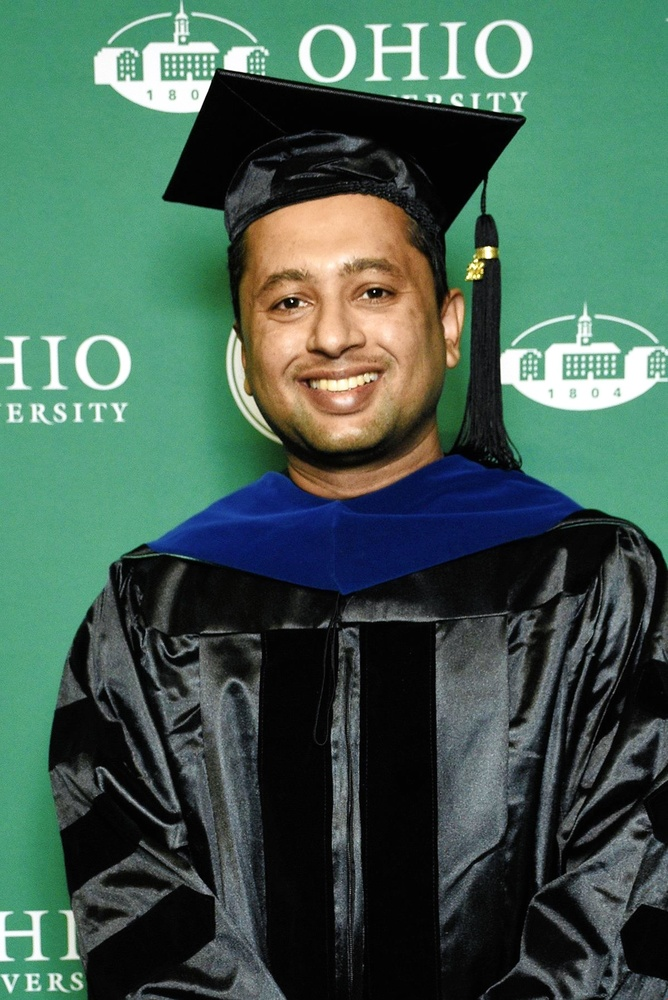
//> input picture FaceDetection_OpenCV/SSubedi.jpg, 668 x 1000 px, shrunk from 2405 x 3600 before the run
$ ./faceDetection   (built with g++ and OpenCV 4)
//> lines starting //> are read from the running program, lines starting //| are printed output that depends on the picture; after the words box and inside, x2 and y2 are one past the last pixel; in counts of white or black regions, pixels touching at a corner belong together
#include <opencv2/opencv.hpp>
#include <iostream>
#include <cstdlib>  // for system()

int main() {

    ////////////////////DOWNLOAD HAARCASCADE MODEL/////////////////////
    //USE THIS SECTION OF CODE TO DOWNLOAD THE HAARCASCADE MODEL DIRECTLY FROM OPENCV
    //Note: If the .xml file already exists, comment lines 7-18
    //+++++++++++++++++++++++++++++++++++++++++++++++++++++++++++++++++

    // // URL of the Haar Cascade file on GitHub
    // std::string url = "https://raw.githubusercontent.com/opencv/opencv/master/data/haarcascades/haarcascade_frontalface_default.xml";
    // std::string filename = "haarcascade_frontalface_default.xml";

    // // Use wget to download the Haar Cascade file
    // std::string command = "wget " + url + " -O " + filename;
    // int result = system(command.c_str());  // Run the wget command in the system shell

    // // Check if the file was successfully downloaded
    // if (result != 0) {
    //     std::cerr << "Failed to download Haar Cascade XML file!" << std::endl;
    //     return -1;
    // }

    // std::cout << "File downloaded successfully!" << std::endl;

    //+++++++++++++++++++++++++++++++++++++++++++++++++++++++++++++++++


    // Load the Haar Cascade model for face detection
    cv::CascadeClassifier face_cascade;
    std::string filename = "haarcascade_frontalface_default.xml";  // Ensure this is the correct path to the XML file

    if (!face_cascade.load(filename)) {
        std::cerr << "Error loading Haar Cascade XML file!" << std::endl;
        return -1;
    }

    // Load a static image (replace with the path to your image)
    cv::Mat image = cv::imread("SSubedi.jpg");  // Change "SSubedi.jpg" to your image path
//> image is the input picture: 1000 rows x 668 cols, CV_8UC3; mean B, G, R 81.9, 94.9, 67.1

    if (image.empty()) {
        std::cerr << "Error: Could not load image!" << std::endl;
        return -1;
    }

    // Convert the image to grayscale for better detection
    cv::Mat img_gray;
    cv::cvtColor(image, img_gray, cv::COLOR_BGR2GRAY);
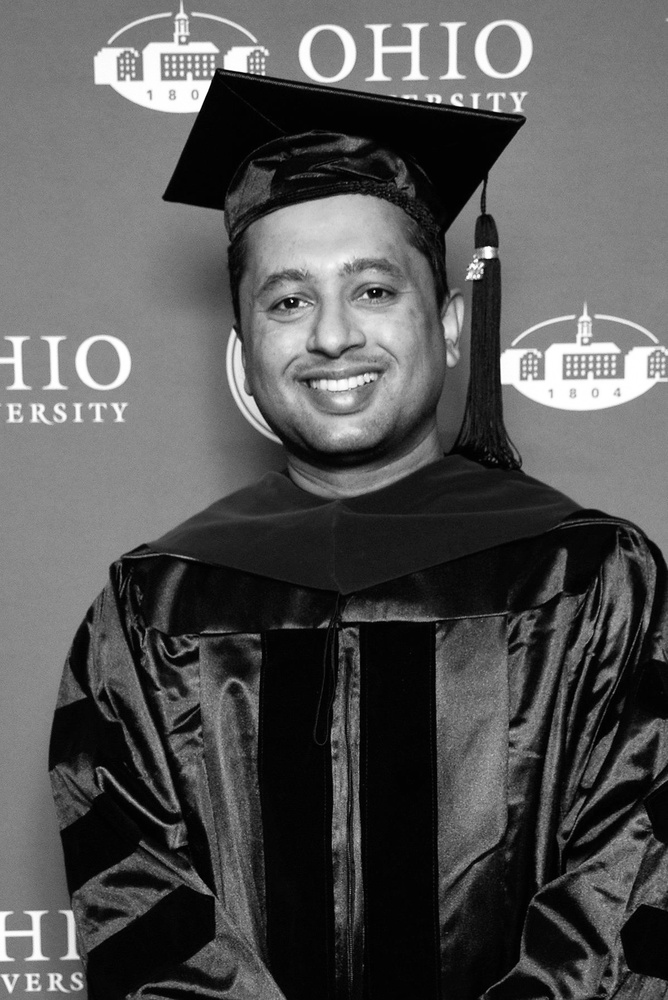
//> img_gray: 1000 rows x 668 cols, CV_8UC1; min 0, max 255, mean 85.1

    // Detect faces in the image
    std::vector<cv::Rect> face_det;
    face_cascade.detectMultiScale(img_gray, face_det);
//> face_det = 2 Rects (x, y, width, height): [41, 734, 81, 81], [218, 206, 232, 232]

    // Draw rectangles around detected faces
    for (size_t i = 0; i < face_det.size(); i++) {
        cv::rectangle(image, face_det[i], cv::Scalar(0, 0, 255), 5);  // Blue rectangles around faces
    }
//> this loop made 2 passes
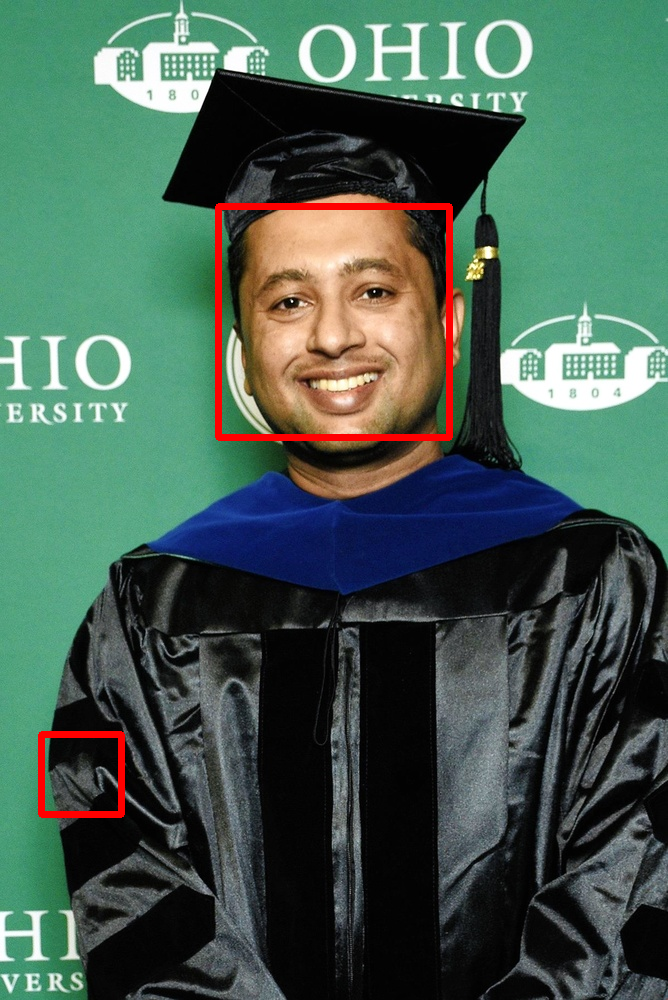
//> image: 1000 rows x 668 cols, CV_8UC3; 1.3% of pixels changed, all inside (x1, y1, x2, y2) = (38, 203, 453, 818)

    // Save the output image with detected faces
    cv::imwrite("ssubedi_faceBBox.jpg", image);  // Save the image to a file

    std::cout << "Output image saved as 'ssubedi_faceBBox.jpg'!" << std::endl;

    return 0;
}
